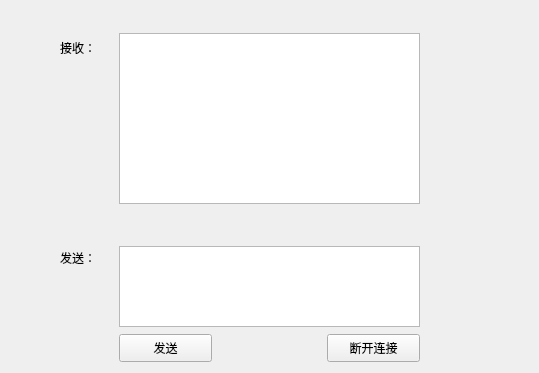
<?xml version="1.0" encoding="UTF-8"?>
<ui version="4.0">
 <class>Widget</class>
 <widget class="QWidget" name="Widget">
  <property name="geometry">
   <rect>
    <x>0</x>
    <y>0</y>
    <width>539</width>
    <height>373</height>
   </rect>
  </property>
  <property name="windowTitle">
   <string>Widget</string>
  </property>
  <widget class="QTextEdit" name="textRead">
   <property name="geometry">
    <rect>
     <x>119</x>
     <y>33</y>
     <width>301</width>
     <height>171</height>
    </rect>
   </property>
  </widget>
  <widget class="QLabel" name="label">
   <property name="geometry">
    <rect>
     <x>60</x>
     <y>40</y>
     <width>45</width>
     <height>16</height>
    </rect>
   </property>
   <property name="text">
    <string>接收：</string>
   </property>
  </widget>
  <widget class="QTextEdit" name="textSend">
   <property name="geometry">
    <rect>
     <x>119</x>
     <y>246</y>
     <width>301</width>
     <height>81</height>
    </rect>
   </property>
  </widget>
  <widget class="QLabel" name="label_2">
   <property name="geometry">
    <rect>
     <x>60</x>
     <y>250</y>
     <width>45</width>
     <height>16</height>
    </rect>
   </property>
   <property name="text">
    <string>发送：</string>
   </property>
  </widget>
  <widget class="QPushButton" name="buttonSend">
   <property name="geometry">
    <rect>
     <x>119</x>
     <y>334</y>
     <width>93</width>
     <height>28</height>
    </rect>
   </property>
   <property name="text">
    <string>发送</string>
   </property>
  </widget>
  <widget class="QPushButton" name="buttonDisconnect">
   <property name="geometry">
    <rect>
     <x>327</x>
     <y>334</y>
     <width>93</width>
     <height>28</height>
    </rect>
   </property>
   <property name="text">
    <string>断开连接</string>
   </property>
  </widget>
 </widget>
 <resources/>
 <connections/>
</ui>
